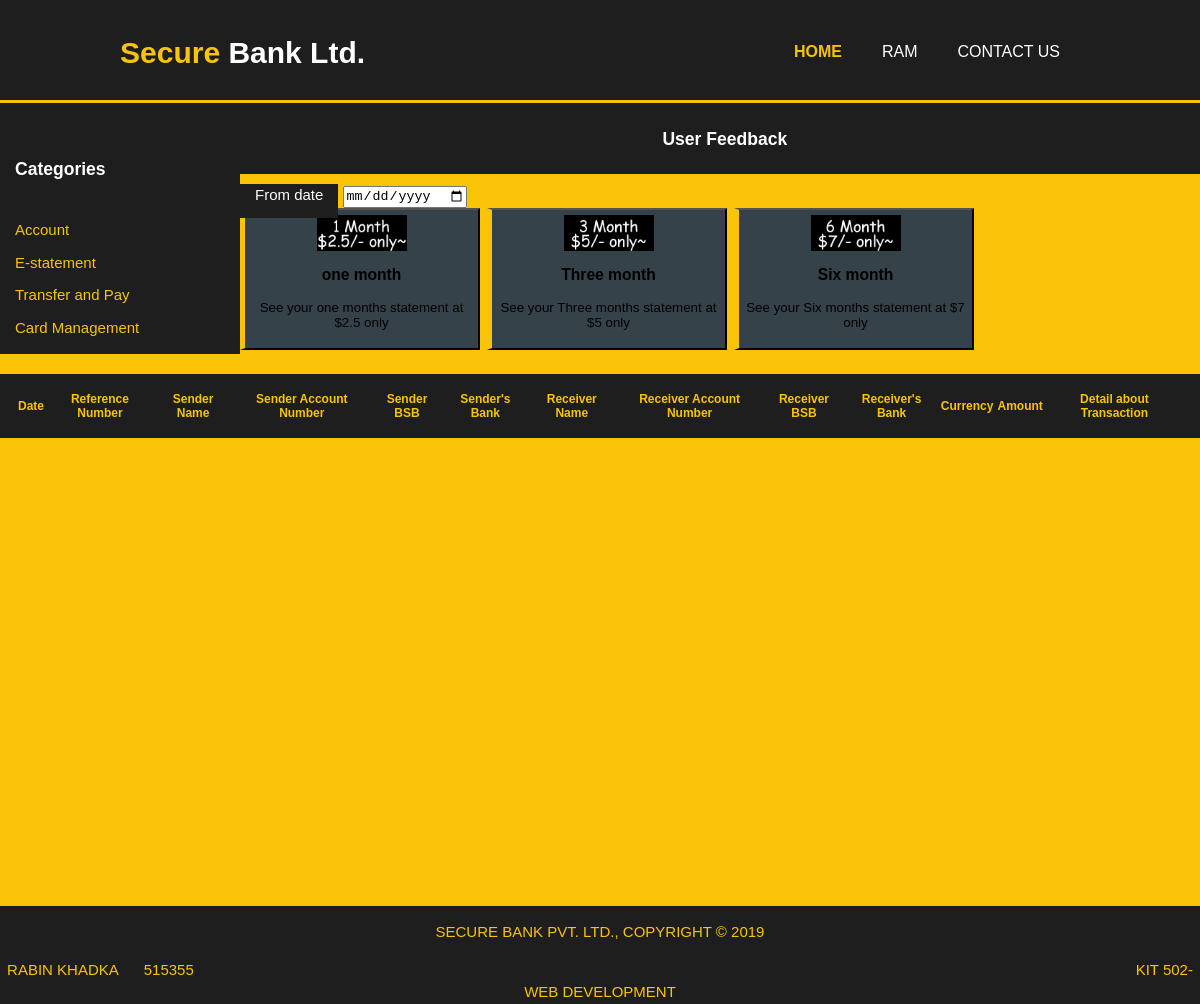
Page /alacritas.cis.utas.edu.au/~rkhadka/project/webpages/php/estatement.php (signed in) on the committed database.
### tables this page shows
CREATE TABLE IF NOT EXISTS `menu` (
  `menu_id` int(11) NOT NULL,
  `menu_name` varchar(50) NOT NULL,
  `page_id` int(11) NOT NULL,
  `displayOrder` int(11) NOT NULL
);

### alacritas.cis.utas.edu.au/~rkhadka/project/webpages/php/aside.php (the view, shortened to what this page needs)
<?php
echo'<aside id="leftside"><div class="cool"><h3>Categories</h3>';
	echo"<ul>";
	$que1="select * from menu ORDER BY displayOrder";
				$result_menu=$db->query($que1);
                    while($row=$result_menu->fetch_array(MYSQLI_ASSOC)){
							$result_page=$db->query("SELECT paget_link FROM page where page_id='".$row['page_id']."'");
                            $row1=$result_page->fetch_array(MYSQLI_ASSOC);
							echo'<li><a href="'.$row1['paget_link'].'">'.$row['menu_name'].'</a>';
							 echo"</li>";
    }
    echo"</ul></div></aside>";
	?>

### alacritas.cis.utas.edu.au/~rkhadka/project/webpages/php/estatement.php (shortened to what this page needs)
<doctype! HTML>
<html>
<head>
<link rel="stylesheet" type="text/css" href="../../css/new.css">
</head>
<body>
<?php
include ("db_conn.php");
?>
<header>
<div class="container" id="nav_container">
        <div id="branding">
          <h1><span class="highlight">Secure</span> Bank Ltd.</h1>
        </div>
<div id="nplaceholder"><?php include'nav.php' ?><script type="text/javascript" src="../../js/new.js" ></script></div>
    </div>
</header>
	<section id="space">
	<div>
      <div class="container" id="main_container">
	  <?php include 'aside.php';?>
        <div id="heading3" >
            <center><h3>&nbsp;&nbsp;&nbsp;User Feedback</h3></center>
        </div><div class="container">
		<form method="post"  action="./estatement.php">
           <div> <span class="cool">From date</span> <input type='date' id="datefrom" name='from'></div>
         <div> <button class="box" onclick=" return myFunction()" name="one" value="one">
          <img src="../../img/one%20month.png">
          <h3>one month</h3>
          <p>See your one months statement at $2.5 only</p>
        </button></div>
        <div><button class="box" onclick="return myFunction()" name="three" value="three">
          <img src="../../img/threemonth.png">
          <h3>Three month</h3>
          <p>See your Three months statement at $5 only</p>
        </button ></div>
        <div><button class="box" onclick="return myFunction()" name="six" value="six">
          <img src="../../img/six%20month.png">
          <h3>Six month</h3>
          <p>See your Six months statement at $7 only</p>
        </button></div>
        </form></div>
		</div>
		<div id="formTable">
			<table class="cool" id="rm_margin">
                <tr><th>Date</th>
                <th>Reference Number</th>
                <th>Sender Name</th>
                <th>Sender Account Number</th>
                <th>Sender BSB</th>
                <th>Sender's Bank</th>
                <th>Receiver Name</th>
                <th>Receiver Account Number</th>
                <th>Receiver BSB</th>
                <th>Receiver's Bank</th>
                <th>Currency</th>
                <th>Amount</th>
                <th>Detail about Transaction</th></tr>
						</table>
        </div>
      </div>
	  </section>
    <footer id="footerplaceholder">
        <?php include'footer.php'; ?>
    </footer>
    </body></html>

### alacritas.cis.utas.edu.au/~rkhadka/project/webpages/php/nav.php
 <?php
					echo "<nav class='topnav' id='myTopnav'>";
					echo"<ul>";
					echo"<li class='current' ><a href='https://alacritas.cis.utas.edu.au/~rkhadka/project/webpages/php/' > Home</a></li>";
                        if(!isset($_SESSION['session_user'])|| $_SESSION['session_user']==""){
                            echo'<li><a href="https://alacritas.cis.utas.edu.au/~rkhadka/project/webpages/php/login.php">Login</a></li>';
                        }else
                        {
					       echo "<li><a href='https://alacritas.cis.utas.edu.au/~rkhadka/project/webpages/php/account.php'>".$_SESSION['session_user']."</a><ul>";
                            echo "<li><a href='https://alacritas.cis.utas.edu.au/~rkhadka/project/webpages/php/signout.php'>Sign out</a></li></ul></li>";
                        }
					echo "<li><a href=''>Contact Us</a></li></ul>";
					echo "</nav>";
?>

### alacritas.cis.utas.edu.au/~rkhadka/project/webpages/php/footer.php (shortened to what this page needs)
<p class="foot"><a href='../php/'>Secure Bank Pvt. Ltd., Copyright &copy; 2019</a></p><p class="foot"><a href="https://www.facebook.com/rockleecr7">Rabin Khadka&nbsp;&nbsp;&nbsp;&nbsp;&nbsp; 515355</a> <a href="https://mylo.utas.edu.au/d2l/home/296042">KIT 502- Web Development</a> </p>

### alacritas.cis.utas.edu.au/~rkhadka/project/css/new.css (style rules this page uses)
body { font: 15px/1.5 Arial,helvetica,san-serif; background-color:#f4f4f4; padding:0px; margin:0px; height: 100% }
.container { width:80%; margin:auto; overflow:hidden; position:relative; }
#nav_container { width:80%; margin:auto; overflow:visible; position:relative; }
#main_container { overflow: hidden; width:100%; }
#main_container .box { background:#35424a; float:left; text-align: center; width:25%; border-left: #f9c405 5px solid; margin-right: 7px; padding:5px; }
#main_container .box img { width:90px; }
#formTable { overflow:hidden; max-height:400px; min-height:300px; }
nav ul li a { color:#ffffff; text-decoration:none; text-transform:uppercase; font-size:16px; }
nav ul li { float: left; display: inline; padding:0 20px 0 20px; }
#rm_margin { font-size: 12px; margin:0px; overflow-y:scroll; background-color: #1e1e1f; font-family: sans-serif; }
ul { margin:0px; padding:0px; }
.cool { padding:15px; background:#1e1e1f; color:#ffffff; margin-top:20px; margin-bottom:20px; }
.cool tr, td { overflow-wrap: break-word; list-style: none; text-decoration:none; padding-top: 10px; padding-bottom: 10px; color:#f9c405; border-radius: 0px 0px 4px 4px; }
.cool li,ul { list-style: none; text-decoration:none; padding-top: 10px; }
.cool a { text-decoration:none; color:#f9c405; }
.foot a { text-decoration:none; text-transform:uppercase; color:#f9c405; }
header { background:#1e1e1f; color:#ffffff; padding-top:30px; min-height:70px; border-bottom:#f9c405 3px solid; }
header #branding { float:left; }
header #branding h1 { margin:0; }
header nav { float:right; }
header .highlight, header .current a { color:#f9c405; font-weight:bold; }
#space { min-height: -webkit-fill-available; padding:0px; color:#ffffff; background-color:#f9c405; }
#heading3 { background-color: #1e1e1f; padding:5px; margin-right: auto; border-bottom:#f9c405 10px solid; }
aside#leftside { float:left; width:20%; margin-top:0px; }
footer { bottom: 0; position: sticky; border-top:#f9c405 3px solid; color:#ffffff; background-color:#1e1e1f; text-align:center; }

### rows in the picture
menu: menu_name "Account"
menu: menu_name "E-statement"
menu: menu_name "Transfer and Pay"
menu: menu_name "Card Management"

### other values in the picture
$_SESSION['session_user'] "RAM"
